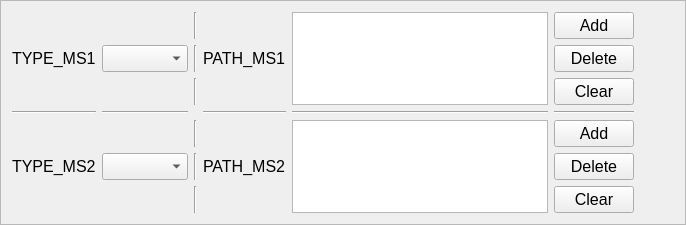
             <widget class="QFrame" name="frame_2">
              <property name="sizePolicy">
               <sizepolicy hsizetype="Preferred" vsizetype="Maximum">
                <horstretch>0</horstretch>
                <verstretch>0</verstretch>
               </sizepolicy>
              </property>
              <property name="frameShape">
               <enum>QFrame::StyledPanel</enum>
              </property>
              <property name="frameShadow">
               <enum>QFrame::Raised</enum>
              </property>
              <layout class="QGridLayout" name="gridLayout_4">
               <item row="1" column="6">
                <widget class="QPushButton" name="btn_dat_PM1_delete">
                 <property name="font">
                  <font>
                   <pointsize>12</pointsize>
                   <weight>50</weight>
                   <bold>false</bold>
                  </font>
                 </property>
                 <property name="text">
                  <string>Delete</string>
                 </property>
                </widget>
               </item>
               <item row="0" column="6">
                <widget class="QPushButton" name="btn_dat_PM1_add">
                 <property name="font">
                  <font>
                   <pointsize>12</pointsize>
                   <weight>50</weight>
                   <bold>false</bold>
                  </font>
                 </property>
                 <property name="text">
                  <string>Add</string>
                 </property>
                </widget>
               </item>
               <item row="9" column="2">
                <widget class="Line" name="line_30">
                 <property name="orientation">
                  <enum>Qt::Vertical</enum>
                 </property>
                </widget>
               </item>
               <item row="2" column="2">
                <widget class="Line" name="line_26">
                 <property name="orientation">
                  <enum>Qt::Vertical</enum>
                 </property>
                </widget>
               </item>
               <item row="8" column="1">
                <widget class="QComboBox" name="cbox_dat_TM2">
                 <property name="font">
                  <font>
                   <pointsize>12</pointsize>
                   <weight>50</weight>
                   <bold>false</bold>
                  </font>
                 </property>
                </widget>
               </item>
               <item row="3" column="6">
                <widget class="Line" name="line_35">
                 <property name="orientation">
                  <enum>Qt::Horizontal</enum>
                 </property>
                </widget>
               </item>
               <item row="0" column="4" rowspan="3">
                <widget class="QListWidget" name="list_dat_PM1">
                 <property name="sizePolicy">
                  <sizepolicy hsizetype="Preferred" vsizetype="Preferred">
                   <horstretch>0</horstretch>
                   <verstretch>0</verstretch>
                  </sizepolicy>
                 </property>
                 <property name="font">
                  <font>
                   <pointsize>12</pointsize>
                   <weight>50</weight>
                   <bold>false</bold>
                  </font>
                 </property>
                </widget>
               </item>
               <item row="1" column="3">
                <widget class="QLabel" name="lbl_dat_PD">
                 <property name="font">
                  <font>
                   <pointsize>12</pointsize>
                   <weight>50</weight>
                   <bold>false</bold>
                  </font>
                 </property>
                 <property name="text">
                  <string>PATH_MS1</string>
                 </property>
                </widget>
               </item>
               <item row="1" column="1">
                <widget class="QComboBox" name="cbox_dat_TM1">
                 <property name="sizePolicy">
                  <sizepolicy hsizetype="Fixed" vsizetype="Fixed">
                   <horstretch>0</horstretch>
                   <verstretch>0</verstretch>
                  </sizepolicy>
                 </property>
                 <property name="font">
                  <font>
                   <pointsize>12</pointsize>
                   <weight>50</weight>
                   <bold>false</bold>
                  </font>
                 </property>
                </widget>
               </item>
               <item row="7" column="6">
                <widget class="QPushButton" name="btn_dat_PM2_add">
                 <property name="font">
                  <font>
                   <pointsize>12</pointsize>
                   <weight>50</weight>
                   <bold>false</bold>
                  </font>
                 </property>
                 <property name="text">
                  <string>Add</string>
                 </property>
                </widget>
               </item>
               <item row="0" column="2">
                <widget class="Line" name="line_27">
                 <property name="orientation">
                  <enum>Qt::Vertical</enum>
                 </property>
                </widget>
               </item>
               <item row="8" column="2">
                <widget class="Line" name="line_29">
                 <property name="orientation">
                  <enum>Qt::Vertical</enum>
                 </property>
                </widget>
               </item>
               <item row="8" column="6">
                <widget class="QPushButton" name="btn_dat_PM2_delete">
                 <property name="font">
                  <font>
                   <pointsize>12</pointsize>
                   <weight>50</weight>
                   <bold>false</bold>
                  </font>
                 </property>
                 <property name="text">
                  <string>Delete</string>
                 </property>
                </widget>
               </item>
               <item row="3" column="4">
                <widget class="Line" name="line_34">
                 <property name="orientation">
                  <enum>Qt::Horizontal</enum>
                 </property>
                </widget>
               </item>
               <item row="8" column="3">
                <widget class="QLabel" name="lbl_dat_PM2">
                 <property name="font">
                  <font>
                   <pointsize>12</pointsize>
                   <weight>50</weight>
                   <bold>false</bold>
                  </font>
                 </property>
                 <property name="text">
                  <string>PATH_MS2</string>
                 </property>
                </widget>
               </item>
               <item row="1" column="0">
                <widget class="QLabel" name="lbl_dat_TM1">
                 <property name="font">
                  <font>
                   <pointsize>12</pointsize>
                   <weight>50</weight>
                   <bold>false</bold>
                  </font>
                 </property>
                 <property name="text">
                  <string>TYPE_MS1</string>
                 </property>
                </widget>
               </item>
               <item row="2" column="6">
                <widget class="QPushButton" name="btn_dat_PM1_clear">
                 <property name="font">
                  <font>
                   <pointsize>12</pointsize>
                   <weight>50</weight>
                   <bold>false</bold>
                  </font>
                 </property>
                 <property name="text">
                  <string>Clear</string>
                 </property>
                </widget>
               </item>
               <item row="3" column="1">
                <widget class="Line" name="line_32">
                 <property name="orientation">
                  <enum>Qt::Horizontal</enum>
                 </property>
                </widget>
               </item>
               <item row="9" column="6">
                <widget class="QPushButton" name="btn_dat_PM2_clear">
                 <property name="font">
                  <font>
                   <pointsize>12</pointsize>
                   <weight>50</weight>
                   <bold>false</bold>
                  </font>
                 </property>
                 <property name="text">
                  <string>Clear</string>
                 </property>
                </widget>
               </item>
               <item row="7" column="4" rowspan="3">
                <widget class="QListWidget" name="list_dat_PM2">
                 <property name="font">
                  <font>
                   <pointsize>12</pointsize>
                   <weight>50</weight>
                   <bold>false</bold>
                  </font>
                 </property>
                </widget>
               </item>
               <item row="3" column="3">
                <widget class="Line" name="line_33">
                 <property name="orientation">
                  <enum>Qt::Horizontal</enum>
                 </property>
                </widget>
               </item>
               <item row="7" column="2">
                <widget class="Line" name="line_28">
                 <property name="orientation">
                  <enum>Qt::Vertical</enum>
                 </property>
                </widget>
               </item>
               <item row="1" column="2">
                <widget class="Line" name="line_25">
                 <property name="orientation">
                  <enum>Qt::Vertical</enum>
                 </property>
                </widget>
               </item>
               <item row="8" column="0">
                <widget class="QLabel" name="lbl_dat_TM2">
                 <property name="font">
                  <font>
                   <pointsize>12</pointsize>
                   <weight>50</weight>
                   <bold>false</bold>
                  </font>
                 </property>
                 <property name="text">
                  <string>TYPE_MS2</string>
                 </property>
                </widget>
               </item>
               <item row="3" column="0">
                <widget class="Line" name="line_31">
                 <property name="orientation">
                  <enum>Qt::Horizontal</enum>
                 </property>
                </widget>
               </item>
               <item row="2" column="7">
                <spacer name="horizontalSpacer_3">
                 <property name="orientation">
                  <enum>Qt::Horizontal</enum>
                 </property>
                 <property name="sizeHint" stdset="0">
                  <size>
                   <width>40</width>
                   <height>20</height>
                  </size>
                 </property>
                </spacer>
               </item>
              </layout>
             </widget>
